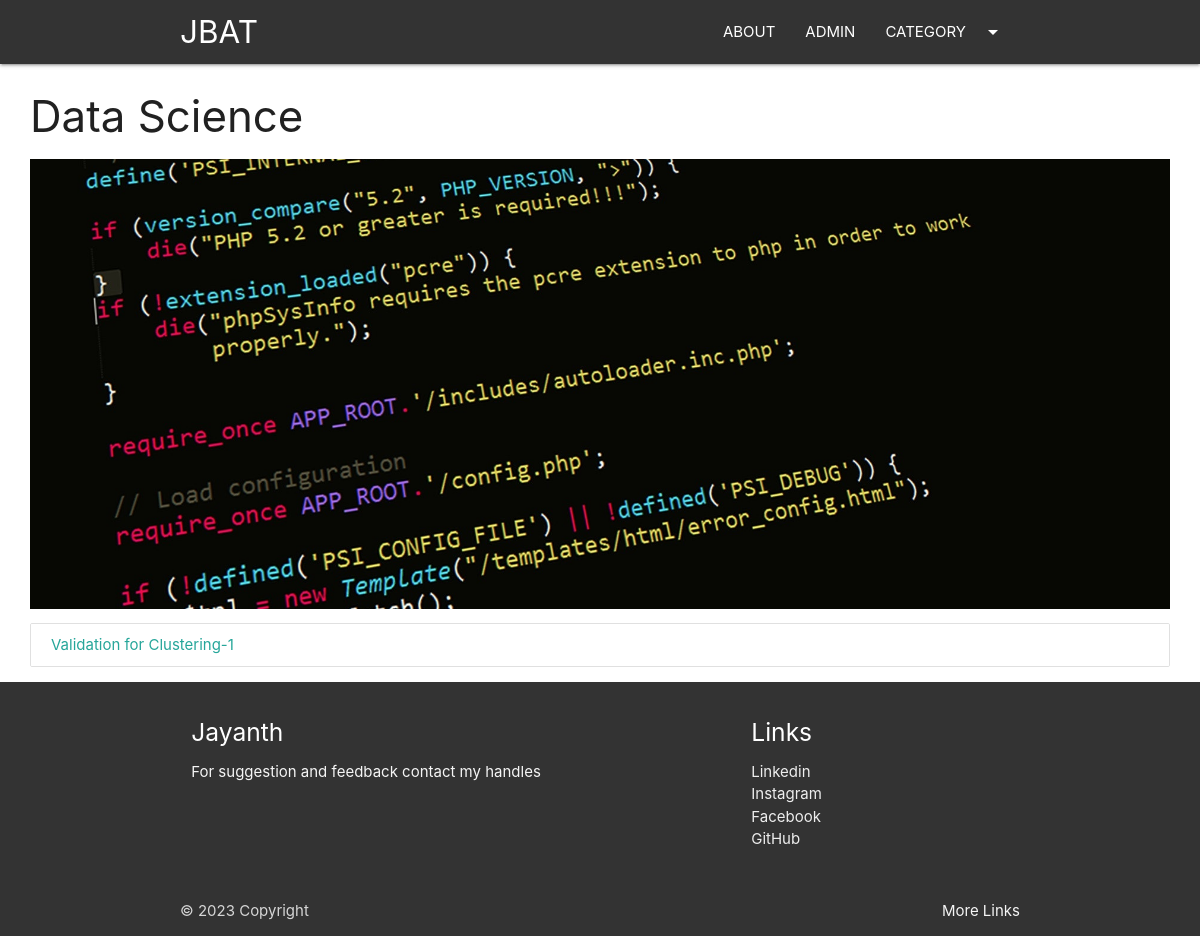
The page /category/DataScience on the database its author committed.
### blog/models.py (models this page shows, shortened)
class Category(models.Model):
    cat_id = models.AutoField(primary_key=True)
    title = models.CharField(max_length=100)
    description = models.TextField()
    url = models.CharField(max_length=100)
    image = models.ImageField(upload_to='category/')
    add_date = models.DateTimeField(auto_now_add=True, null=True)

class Post(models.Model):
    post_id = models.AutoField(primary_key=True)
    title = models.CharField(max_length=200)
    content = models.TextField()
    url = models.CharField(max_length=100)
    cat = models.ForeignKey(Category, on_delete=models.CASCADE)
    image = models.ImageField(upload_to='post/')

### blog/views.py (the view)
# urls.py: path('category/<slug:url>',category),
def category(request, url):
    cat = Category.objects.get(url=url)
    posts = Post.objects.filter(cat=cat)
    return render(request, "category.html", {'cat': cat, 'posts': posts})

### template/category.html (shortened to what this page needs)
{%extends 'base.html' %}
{%block content%}
<div class="container-custom">
    <h3>{{cat.title}}</h3>
    <div class="img-container">
        <img src="/media/{{cat.image}}" class="responsive-img" style="max-height:450px;width:100%;object-fit:cover;"
             alt="">
    </div>
    <div class="collection">
        {%for p in posts %}
        <a href="/blog/{{p.url}}" class="collection-item">{{p.title}}</a>
        {% empty %}
        <h3>Not Yet Defined </h3>
        {%endfor%}
    </div>
</div>
{%endblock%}

### static/css/st.css (style rules this page uses)
.container-custom { width:95%!important; margin:auto; }

### rows shown on the page
Category: title "Data Science", image (picture)
Post: title "Validation for Clustering-1"
